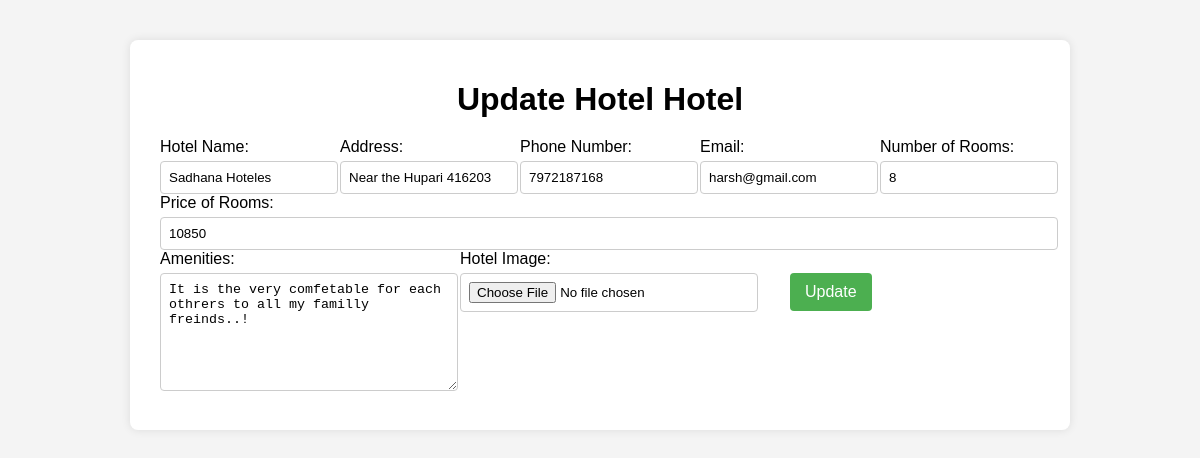
The app's page /admin/update_hotel.php?id=1 with its own data.
### tables this page shows
CREATE TABLE `create_hotel` (
  `Hotel_Id` int(100) NOT NULL,
  `Hotel_Name` varchar(100) NOT NULL,
  `Hotel_Address` varchar(100) NOT NULL,
  `PhoneNo` varchar(20) NOT NULL,
  `email` varchar(100) NOT NULL,
  `NumberOfRooms` varchar(100) NOT NULL,
  `PriceOfRoom` int(100) NOT NULL,
  `amenities` varchar(500) NOT NULL,
  `Hotel_Image` varchar(200) NOT NULL
);

### admin/update_hotel.php (the view, shortened to what this page needs)
<?php
   include("../config/connection.php");
   if(isset($_GET['id'])){
    $sql = "select * from create_hotel where Hotel_Id = " .  $_GET['id'];
     $result = $conn->query($sql);
     $data = mysqli_fetch_assoc($result);
 }
 else{
     echo "Invalid request..!";
     exit;
 }
 ?>
<!DOCTYPE html>
<html lang="en">
<head>
</head>
<body>
    <div class="container">
        <h1>Update Hotel Hotel</h1>
        <form action="" method="post" enctype="multipart/form-data">
            <div class="form-row">
                <div class="form-column">
                    <label for="hotelName">Hotel Name:</label>
                    <input type="text" id="hotelName" name="Hotel_Name" value="<?php echo $data['Hotel_Name'] ?>" required><br>
                </div><br>
                <div class="form-column">
                    <label for="address">Address:</label>
                    <input type="text" id="address" name="Hotel_Address" value="<?php echo $data['Hotel_Address'] ?>" required>
                </div><br>
                <div class="form-column">
                    <label for="phoneNumber">Phone Number:</label>
                    <input type="tel" id="phoneNumber" name="phoneno" value="<?php echo $data['PhoneNo'] ?>" required>
                </div>
                <div class="form-column">
                    <label for="email">Email:</label>
                    <input type="email" id="email" name="email" value="<?php echo $data['email'] ?>" required>
                </div>
                <div class="form-column">
                    <label for="numberOfRooms">Number of Rooms:</label>
                    <input type="number" id="numberOfRooms" name="NumberOfRooms" value="<?php echo $data['NumberOfRooms'] ?>" required>
                </div>
                <div class="form-column">
                    <label for="PriceOfRoom">Price of Rooms:</label>
                    <input type="number" id="PriceOfRoom" name="PriceOfRoom" value="<?php echo $data['PriceOfRoom'] ?>" required>
                </div>
                <div class="form-column">
                    <label for="amenities">Amenities:</label>
                    <textarea id="amenities" name="amenities" value="<?php echo $data['amenities'] ?>" required><?php echo $data['amenities'] ?></textarea>
                </div>
                <div class="form-column">
                    <label for="hotelImage">Hotel Image:</label>
                    <input type="file" id="hotelImage" name="Hotel_Image" required>
                </div>
                <div class="form-column">
                    <button type="submit" name="submit">Update</button>
                </div>
            </div>
        </form>
    </div>
</body>
</html>

### admin/update_hotel.php (style rules this page uses)
body { font-family: Arial, sans-serif; margin: 20px; padding: 20px; background-color: #f4f4f4; }
.container { max-width: 900px; margin: 0 auto; background-color: #fff; padding: 20px; border-radius: 8px; box-shadow: 0 0 10px rgba(0, 0, 0, 0.1); }
h1 { text-align: center; margin-bottom: 20px; }
.form-row { display: flex; flex-wrap: wrap; margin-bottom: 15px; }
.form-column { flex: 1; padding: 0 10px; box-sizing: border-box; }
.form-column:nth-child(8) { flex: 1 0 100%; }
.form-column label { display: inline-block; margin-bottom: 5px; }
.form-column input, .form-column textarea { width: 100%; padding: 8px; border: 1px solid #ccc; border-radius: 4px; }
.form-column textarea { resize: vertical; height: 100px; }
.form-row button { background-color: #4CAF50; color: #fff; border: none; padding: 10px 15px; border-radius: 4px; cursor: pointer; font-size: 16px; margin-top: 23px; margin-left: 30px; }

### records on screen
create_hotel: Hotel_Name "Sadhana Hoteles", Hotel_Address "Near the Hupari 416203", phoneno "7972187168", email "harsh@gmail.com", NumberOfRooms "8", PriceOfRoom "10850", amenities "It is the very comfetable for each othrers to all my familly freinds..!"
